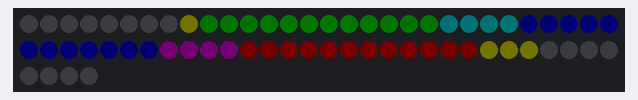
Bench run of a program on a simulated CircuitPython board. On the bench: 64 RGB LEDs in strip order, left to right, continuing on the next row. Dim RGB values are drawn brighter than linear.

Above: at 1.1 s.
At 1.8 s:
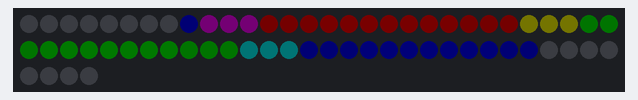
At 3.2 s:
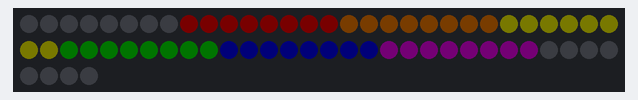
At 8.7 s:
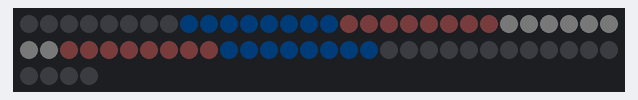
At 19.8 s:
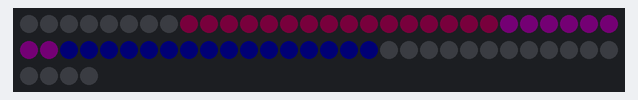
At 36.3 s:
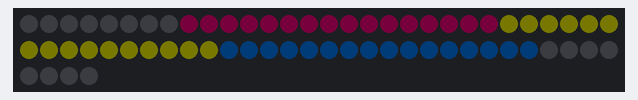

The program:

NeoMatrix_PrideFlag_code.py
```python
# (licence header left out)
import board
from time import sleep
from rainbowio import colorwheel
import neopixel

# Data pin on your CircuitPy board
pixel_pin = board.D1

# The number of NeoPixels
num_pixels = 64

# Time in seconds to show each flag
SHOWTIME = 5

# Time in seconds to blank pixels between flags
SLEEPTIME = 0.5

# The order of the pixel colors - RGB, GRB, RGBW or GRBW.
ORDER = neopixel.GRB

# Define NeoPixel
pixels = neopixel.NeoPixel(
    pixel_pin, num_pixels, brightness=0.01, auto_write=False, pixel_order=ORDER
)

# Define functions

def blank(wait):
    pixels.fill((0,0,0))
    pixels.show()
    sleep (wait)

def rainbow_cycle(wait):
    for j in range(255):
        for i in range(8, 56):
            rc_index = (i * 256 // 48) + j
            pixels[i] = colorwheel(rc_index & 255)
        pixels.show()
        sleep(wait)

def classic_flag(wait):
        for c in range(0, num_pixels):
            if c in range(8, 16):
                pixels[c] = (231, 0, 0) # Electric Red
            elif c in range(16, 24):
                pixels[c] = (224, 109, 7) # Orange
            elif c in range(24, 32):
                pixels[c] = (255, 239, 0) # Canary Yellow
            elif c in range(32, 40):
                pixels[c] = (0, 129, 31) # La Salle Green
            elif c in range(40, 48):
                pixels[c] = (0, 68, 255) # Blue
            elif c in range(48, 56):
                pixels[c] = (118, 0, 137) # Patriarch Purple
            else:
                pixels[c] = (0,0,0)
        pixels.show()
        sleep (wait)

def transgender_flag(wait):
        for t in range(0, num_pixels):
            if t in range(8, 16):
                pixels[t] = (65, 175, 222) # Maya Blue
            elif t in range(16, 24):
                pixels[t] = (247, 134, 120) # Amaranth Pink
            elif t in range(24, 32):
                pixels[t] = (255, 255, 255) # White
            elif t in range(32, 40):
                pixels[t] = (247, 134, 120) # Amaranth Pink
            elif t in range(40, 48):
                pixels[t] = (65, 175, 222) # Maya Blue
            else:
                pixels[t] = (0,0,0)
        pixels.show()
        sleep (wait)

def pansexual_flag(wait):
        for p in range(0, num_pixels):
            if p in range(8, 24):
                pixels[p] = (255, 20, 140) # Deep Pink
            elif p in range(24, 40):
                pixels[p] = (255, 218, 0) # Sizzling Sunrise
            elif p in range(40, 56):
                pixels[p] = (5, 174, 255) # Blue Bolt
            else:
                pixels[p] = (0,0,0)
        pixels.show()
        sleep (wait)

def bisexual_flag(wait):
        for b in range(0, num_pixels):
            if b in range(8, 24):
                pixels[b] = (204, 1, 102) # Pink
            elif b in range(24, 32):
                pixels[b] = (185, 79, 180) # Purple
            elif b in range(32, 48):
                pixels[b] = (5, 46, 158) # Blue
            else:
                pixels[b] = (0,0,0)
        pixels.show()
        sleep (wait)

# Boot sequence

blank(1) # Blank out all pixels to show that reboot has taken place

rainbow_cycle(0)  # Color test rainbow cycle

blank(1) # Blank out all pixels to show that color test has finished

# Looping sequence

while True:

    classic_flag(SHOWTIME) # Classic Pride flag

    blank(SLEEPTIME) # Blank out all pixels

    transgender_flag(SHOWTIME) # Transgender Pride flag

    blank(SLEEPTIME) # Blank out all pixels

    pansexual_flag(SHOWTIME) # Pansexual Pride flag

    blank(SLEEPTIME) # Blank out all pixels

    bisexual_flag(SHOWTIME) # Bisexual Pride flag

    blank(SLEEPTIME) # Blank out all pixels
```

Measured:
- what the display in image 0 shows lasts 0.7 s, from 1.0 s to 1.7 s
- what the display in image 1 shows lasts 0.5 s, from 1.7 s to 2.2 s
- what the display in image 2 shows lasts 5.0 s, from 3.2 s to 8.2 s
